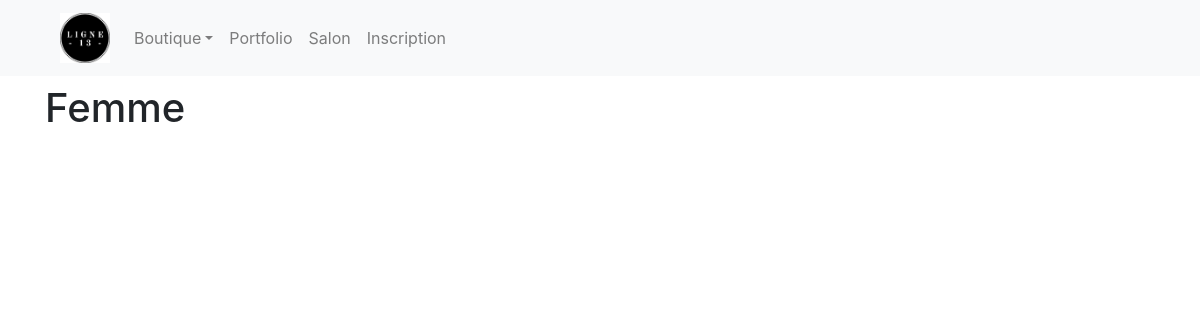
The app's page /femme, older data.
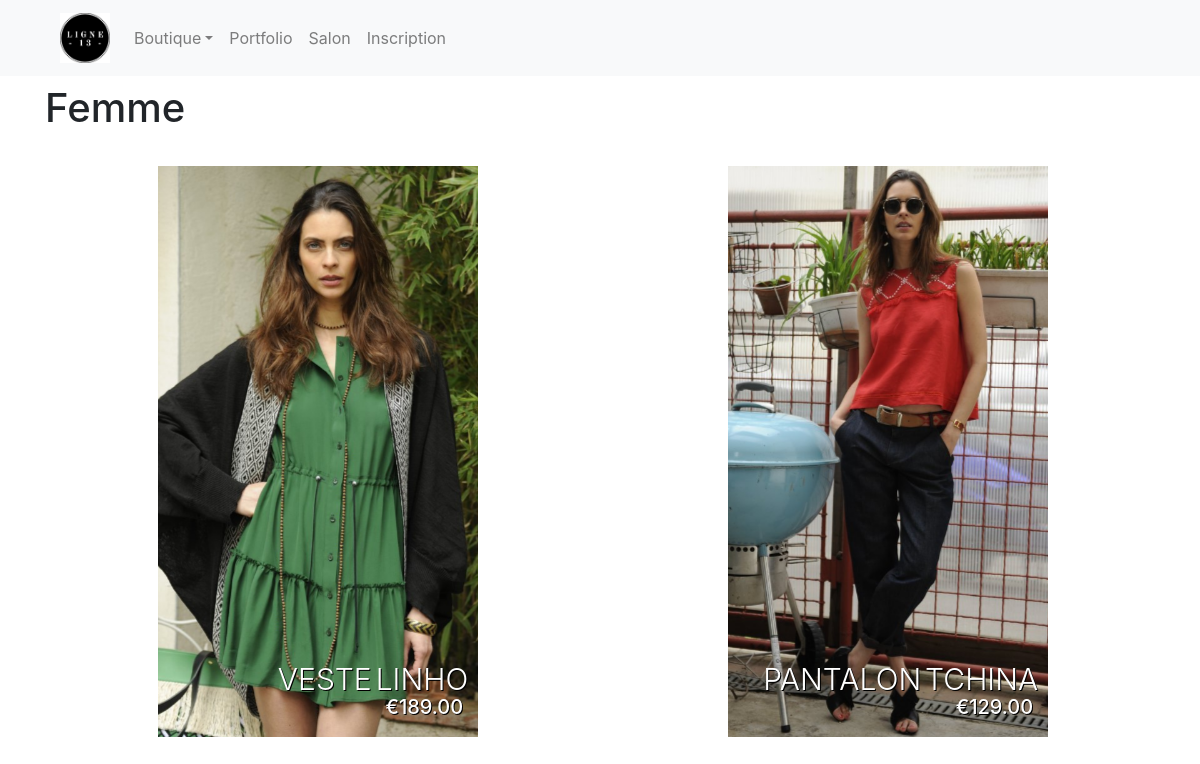
The same page, newer data.
### tables this page shows
CREATE TABLE IF NOT EXISTS `article` (
  `id_article` int(11) NOT NULL AUTO_INCREMENT,
  `nom_article` varchar(64) NOT NULL,
  `description_article` varchar(255) NOT NULL,
  `prix_article` decimal(6,2) NOT NULL,
  `image_name` varchar(255) NOT NULL,
  `id_categorie` int(11) NOT NULL,
  PRIMARY KEY (`id_article`),
  KEY `fk_article_Categorie1_idx` (`id_categorie`)
);

### src/Utilities/Router.php (called while the page is built, shortened)
<?php
class Router
{
    private $routes;
    public function addRoute(string $url, string $file) : void
    {
        $this->routes[] = [
            'url'=>$url,
            'template'=>$file
        ];
    }
    public function match() : ?string
    {
        $url = $_SERVER['REQUEST_URI'];
        foreach ($this->routes as $route){
            if($route['url'] === $url){
                return $route['template'];
            }
    }
        return null;
    }
}

### src/Controller/FemmeController.php (called while the page is built, shortened)
<?php
class FemmeController
{
    public function femme()
    {
        $database = new Database();
        $query = "SELECT * FROM `article` WHERE id_categorie = 1 OR id_categorie = 2";
        $articles = $database->query($query, Article::class);
        return compact('articles');
    }
}

### src/Utilities/Database.php (called while the page is built, shortened)
<?php
class Database
{
    private $pdo;
    public function connect(): void
    {
        $this->pdo = new \PDO(
            'mysql:host=localhost;dbname=boutique',
            'root',
            null,
            [
                \PDO::MYSQL_ATTR_INIT_COMMAND => "SET NAMES utf8mb4",
                \PDO::ATTR_ERRMODE => \PDO::ERRMODE_EXCEPTION
            ]
        );
    }
    public function query(string $sql, string $className): ?array
    {
        $result = $this->pdo->query($sql);
        return $result->fetchAll(\PDO::FETCH_CLASS, $className);
    }
}

### src/Entity/Article.php (called while the page is built, shortened)
<?php
class Article
{
    private $nom_article;
    private $prix_article;
    private $image_name;
    public function getNom()
    {
        return $this->nom_article;
    }
    public function getPrix_Article()
    {
        return $this->prix_article;
    }
    public function getImage_Name()
    {
        return $this->image_name ?? $this->image_name ?? '';
    }
}

### templates/femme.php (the view, shortened to what this page needs)
<?php
require 'inc/header.php';
$controller = new FemmeController();
$datas = $controller->femme();
extract($datas);
?>
<main class="container">
    <h1 class="mt-2">Femme</h1>
    <section class="row">
        <?php foreach ($articles as $article) : ?>
            <div class="grid">
                <figure class="effect-milo">
                    <img src="/img/upload/<?= $article->getImage_Name(); ?>" class="card-img-top" alt="Image de <?= $article->getNom(); ?>">
                    <figcaption>
                        <h2><?= $article->getNom(); ?> </h2>
                        <h4><?= "€" . $article->getPrix_Article(); ?></h4>
                    </figcaption>
                </figure>
            </div>
        <?php endforeach; ?>
    </section>
</main>
<?php require 'inc/footer.php'; ?>

### public/index.php (shortened to what this page needs)
<?php
$router = new Router();
$router->addRoute('/', 'index.php');
$router->addRoute('', 'index.php');
$router->addRoute('/femme', 'femme.php');
$router->addRoute('/homme', 'homme.php');
$router->addRoute('/accessoires', 'accessoires.php');
$router->addRoute('/inscription', 'inscription.php');
$template = $router->match();
if(is_null($template)) {
    throw new \Exception('Page introuvable');
} else {
    require dirname(__DIR__) . "/templates/" . $template;
}

### templates/inc/header.php (shortened to what this page needs)
<!doctype html>
<html lang="fr-FR">
<head>
    <link rel="stylesheet" href="/css/bootstrap.min.css">
    <link rel="stylesheet" href="/css/style.css">
</head>
<body>
<nav class="navbar navbar-expand-lg navbar-light bg-light navbar-fixed">
    <a class="navbar-brand" href="/index.php"><img src="img/logo.png" alt="" style="width: 50px"></a>
    <div class="collapse navbar-collapse" id="navbarNavDropdown">
        <ul class="navbar-nav">
            <li class="nav-item dropdown">
                <a class="nav-link dropdown-toggle" href="#" id="navbarDropdownMenuLink" data-toggle="dropdown" aria-haspopup="true" aria-expanded="false">Boutique</a>
            </li>
            <li class="nav-item">
                <a class="nav-link" href="#">Portfolio</a>
            </li>
            <li class="nav-item">
                <a class="nav-link" href="#">Salon</a>
            </li>
            <li class="nav-item">
                <a class="nav-link" href="/inscription">Inscription</a>
            </li>
        </ul>
    </div>
</nav>

### templates/inc/footer.php (shortened to what this page needs)
</body>
</html>

### public/css/style.css (style rules this page uses)
body { background: white; }
.grid { position: relative; margin: 0 auto; padding: 1em 0 4em; max-width: 1000px; list-style: none; text-align: center; }
.grid figure { position: relative; float: left; overflow: hidden; margin: 10px 1%; min-width: 320px; max-width: 50px; width: 48%; background: #3085a3; text-align: center; cursor: pointer; }
.grid figure img { position: relative; display: block; min-height: 100%; max-width: 100%; opacity: 0.8; }
.grid figure figcaption { padding: 2em; color: #fff; text-transform: uppercase; font-size: 1.25em; -webkit-backface-visibility: hidden; backface-visibility: hidden; }
.grid figure figcaption::before, .grid figure figcaption::after { pointer-events: none; }
.grid figure figcaption, .grid figure figcaption > a { position: absolute; top: 0; left: 0; width: 100%; height: 100%; }
.grid figure h2 { word-spacing: -0.15em; font-weight: 300; }
.grid figure h2, .grid figure p { margin: 0; }
figure.effect-milo { background: black; }
figure.effect-milo img { max-width: none; width: -webkit-calc(100% + 60px); width: calc(100% + 60px); opacity: 1; -webkit-transition: opacity 0.35s, -webkit-transform 0.35s; transition: opacity 0.35s, transform 0.35s; -webkit-transform: translate3d(-30px,0,0) scale(1.12); transform: translate3d(-30px,0,0) scale(1.12); -webkit-backface-visibility: hidden; backface-visibility: hidden; }
figure.effect-milo h2 { font-size: 30px; position: absolute; right: 0; bottom: 0; padding: 40px 10px; text-shadow: 1px 1px black; }
figure.effect-milo h4 { font-size: 20px; position: absolute; right: 0; bottom: 0; padding: 10px 15px; text-shadow: 1px 1px black; }
.navbar { padding-left: 5%; }

Row changes from the older to the newer data that the page shows:
added article: image_name (picture), nom_article "VESTE LINHO", prix_article "189.00"
added article: image_name+nom_article (picture), nom_article "PANTALON TCHINA", prix_article "129.00"
